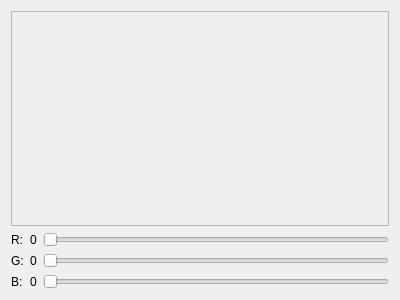
<?xml version="1.0" encoding="UTF-8"?>
<ui version="4.0">
 <class>Form</class>
 <widget class="QWidget" name="Form">
  <property name="geometry">
   <rect>
    <x>0</x>
    <y>0</y>
    <width>400</width>
    <height>300</height>
   </rect>
  </property>
  <property name="windowTitle">
   <string>Form</string>
  </property>
  <property name="autoFillBackground">
   <bool>true</bool>
  </property>
  <layout class="QGridLayout" name="gridLayout">
   <item row="0" column="0" colspan="2">
    <widget class="QFrame" name="frame">
     <property name="frameShape">
      <enum>QFrame::StyledPanel</enum>
     </property>
     <property name="frameShadow">
      <enum>QFrame::Raised</enum>
     </property>
    </widget>
   </item>
   <item row="1" column="0">
    <layout class="QHBoxLayout" name="horizontalLayout">
     <item>
      <layout class="QVBoxLayout" name="verticalLayout">
       <item>
        <widget class="QLabel" name="label">
         <property name="text">
          <string>R:</string>
         </property>
        </widget>
       </item>
       <item>
        <widget class="QLabel" name="label_2">
         <property name="text">
          <string>G:</string>
         </property>
        </widget>
       </item>
       <item>
        <widget class="QLabel" name="label_3">
         <property name="text">
          <string>B:</string>
         </property>
        </widget>
       </item>
      </layout>
     </item>
     <item>
      <layout class="QVBoxLayout" name="verticalLayout_2">
       <item>
        <widget class="QLabel" name="label_5">
         <property name="text">
          <string>0</string>
         </property>
        </widget>
       </item>
       <item>
        <widget class="QLabel" name="label_4">
         <property name="text">
          <string>0</string>
         </property>
        </widget>
       </item>
       <item>
        <widget class="QLabel" name="label_6">
         <property name="autoFillBackground">
          <bool>true</bool>
         </property>
         <property name="text">
          <string>0</string>
         </property>
        </widget>
       </item>
      </layout>
     </item>
    </layout>
   </item>
   <item row="1" column="1">
    <layout class="QVBoxLayout" name="verticalLayout_3">
     <item>
      <widget class="QSlider" name="horizontalSlider">
       <property name="maximum">
        <number>255</number>
       </property>
       <property name="orientation">
        <enum>Qt::Horizontal</enum>
       </property>
      </widget>
     </item>
     <item>
      <widget class="QSlider" name="horizontalSlider_2">
       <property name="maximum">
        <number>255</number>
       </property>
       <property name="orientation">
        <enum>Qt::Horizontal</enum>
       </property>
      </widget>
     </item>
     <item>
      <widget class="QSlider" name="horizontalSlider_3">
       <property name="maximum">
        <number>255</number>
       </property>
       <property name="orientation">
        <enum>Qt::Horizontal</enum>
       </property>
      </widget>
     </item>
    </layout>
   </item>
  </layout>
  <zorder>frame</zorder>
  <zorder>label</zorder>
  <zorder>label_2</zorder>
  <zorder>label_3</zorder>
  <zorder>lineEdit</zorder>
  <zorder>lineEdit_2</zorder>
  <zorder>lineEdit_3</zorder>
  <zorder>horizontalSlider</zorder>
  <zorder>horizontalSlider_2</zorder>
  <zorder>horizontalSlider_3</zorder>
  <zorder>horizontalSlider</zorder>
 </widget>
 <resources/>
 <connections>
  <connection>
   <sender>horizontalSlider</sender>
   <signal>valueChanged(int)</signal>
   <receiver>label_5</receiver>
   <slot>setNum(int)</slot>
   <hints>
    <hint type="sourcelabel">
     <x>99</x>
     <y>126</y>
    </hint>
    <hint type="destinationlabel">
     <x>73</x>
     <y>133</y>
    </hint>
   </hints>
  </connection>
  <connection>
   <sender>horizontalSlider_2</sender>
   <signal>valueChanged(int)</signal>
   <receiver>label_4</receiver>
   <slot>setNum(int)</slot>
   <hints>
    <hint type="sourcelabel">
     <x>110</x>
     <y>160</y>
    </hint>
    <hint type="destinationlabel">
     <x>66</x>
     <y>162</y>
    </hint>
   </hints>
  </connection>
  <connection>
   <sender>horizontalSlider_3</sender>
   <signal>valueChanged(int)</signal>
   <receiver>label_6</receiver>
   <slot>setNum(int)</slot>
   <hints>
    <hint type="sourcelabel">
     <x>97</x>
     <y>189</y>
    </hint>
    <hint type="destinationlabel">
     <x>78</x>
     <y>189</y>
    </hint>
   </hints>
  </connection>
 </connections>
</ui>
